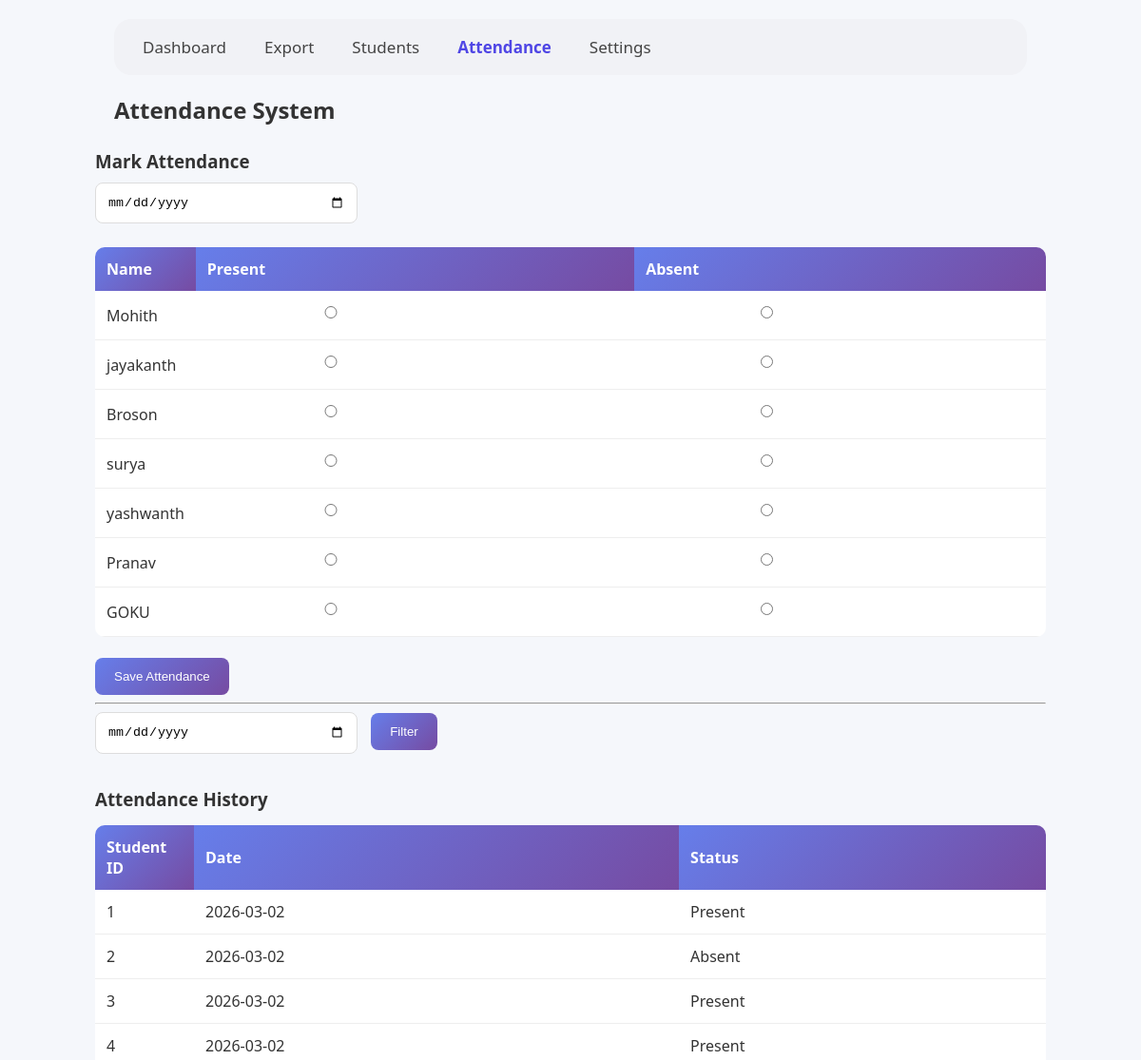
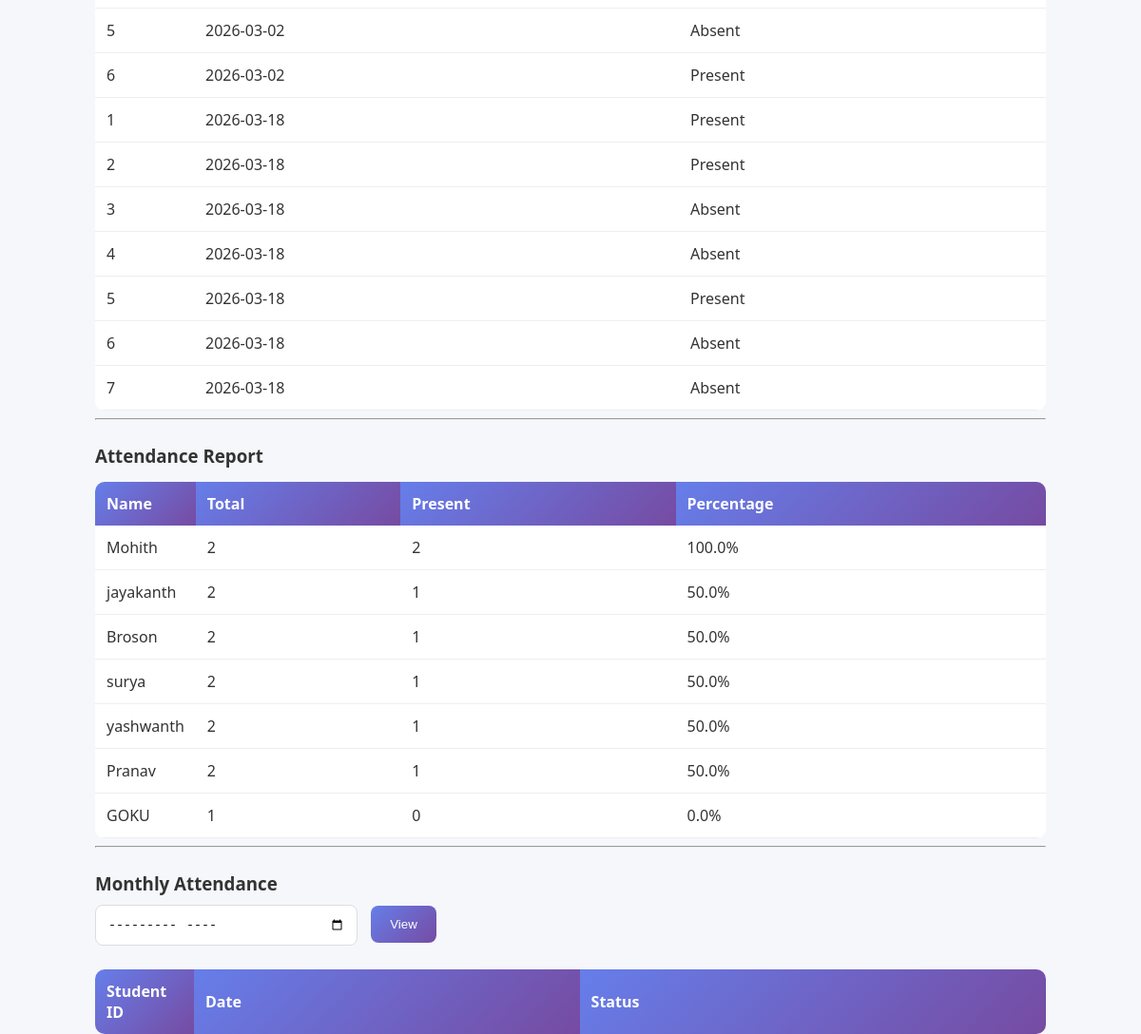
The page /attendance on the database as committed earlier (2 pictures, top to bottom).
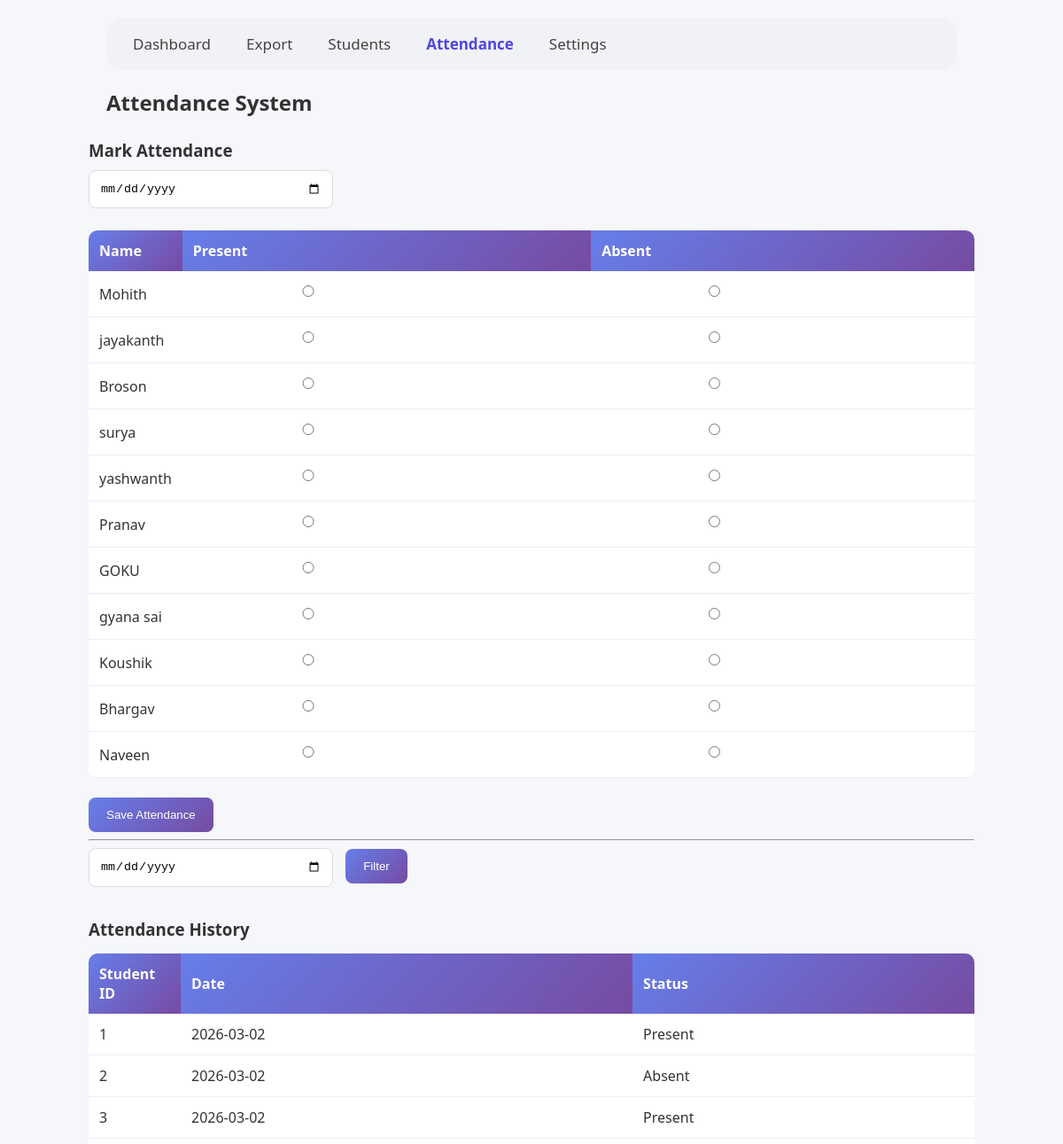
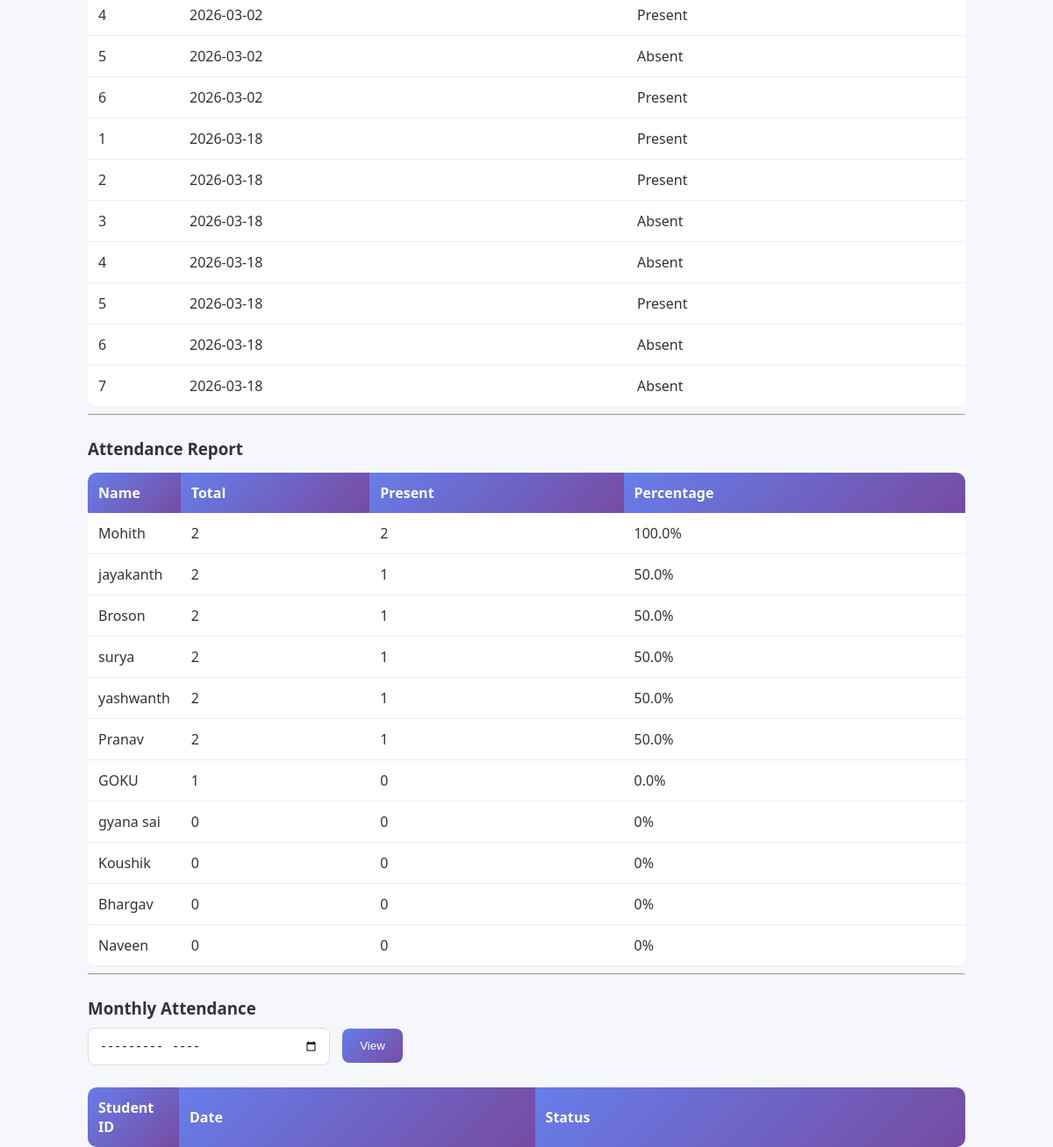
The same page on the database as committed later (2 pictures, top to bottom).
### models.py (models this page shows)
class Student(db.Model):
    id = db.Column(db.Integer, primary_key=True)
    name = db.Column(db.String(100))
    age = db.Column(db.Integer)
    course = db.Column(db.String(100))

class Attendance(db.Model):
    id = db.Column(db.Integer, primary_key=True)
    student_id = db.Column(db.Integer, db.ForeignKey('student.id'))
    date = db.Column(db.String(20))
    status = db.Column(db.String(10))

### app.py (the view)
@app.route("/attendance", methods=["GET", "POST"])
def attendance():
    students = Student.query.all()
    records = Attendance.query.all()
    report = []
    for student in students:
        total = Attendance.query.filter_by(student_id=student.id).count()
        present = Attendance.query.filter_by(
            student_id=student.id,
            status="Present"
        ).count()
        percentage = 0
        if total > 0:
            percentage = round((present / total) * 100, 2)
        report.append({
            "name": student.name,
            "total": total,
            "present": present,
            "percentage": percentage
        })
    month = request.args.get("month")
    monthly_records = []
    if month:
        monthly_records = Attendance.query.filter(
            Attendance.date.like(f"{month}%")
        ).all()
    return render_template(
        "attendance.html",
        students=students,
        records=records,
        report=report,
        monthly_records=monthly_records
    )

### templates/attendance.html (shortened to what this page needs)
<!DOCTYPE html>
<html>
<div class="container">
    <head>
        <link rel="stylesheet" href="{{ url_for('static', filename='css/style.css') }}">
    </head>
    <body class="{{ 'dark' if session.get('theme') == 'dark' else '' }}">
        {% include 'navbar.html' %}
        <h2>Attendance System</h2>
        <h3>Mark Attendance</h3>
        <form method="POST" action="/save_attendance">
            <input type="date" name="date" required>
            <table>
                <tr>
                    <th>Name</th>
                    <th>Present</th>
                    <th>Absent</th>
                </tr>
                {% for student in students %}
                <tr>
                    <td>{{ student.name }}</td>
                    <td><input type="radio" name="status_{{ student.id }}" value="Present"></td>
                    <td><input type="radio" name="status_{{ student.id }}" value="Absent"></td>
                </tr>
                {% endfor %}
            </table>
            <br>
            <button type="submit">Save Attendance</button>
        </form>
        <hr>
        <form method="GET" action="/attendance">
            <input type="date" name="date" value="{{ request.args.get('date','') }}">
            <button type="submit">Filter</button>
        </form>
        <h3>Attendance History</h3>
        <table>
            <tr>
                <th>Student ID</th>
                <th>Date</th>
                <th>Status</th>
            </tr>
            {% for r in records %}
            <tr>
                <td>{{ r.student_id }}</td>
                <td>{{ r.date }}</td>
                <td>{{ r.status }}</td>
            </tr>
            {% endfor %}
        </table>
        <hr>
        <h3>Attendance Report</h3>
        <table>
            <tr>
                <th>Name</th>
                <th>Total</th>
                <th>Present</th>
                <th>Percentage</th>
            </tr>
            {% for r in report %}
            <tr>
                <td>{{ r.name }}</td>
                <td>{{ r.total }}</td>
                <td>{{ r.present }}</td>
                <td>{{ r.percentage }}%</td>
            </tr>
            {% endfor %}
        </table>
        <hr>
        <h3>Monthly Attendance</h3>
        <form method="GET" action="/attendance">
            <input type="month" name="month">
            <button type="submit">View</button>
        </form>
        <table>
            <tr>
                <th>Student ID</th>
                <th>Date</th>
                <th>Status</th>
            </tr>
        </table>
</div>
</body>
</html>

### templates/navbar.html
<div class="navbar">
    <a href="/dashboard" class="{% if request.path == '/dashboard' %}active{% endif %}">Dashboard</a>
    <a href="/export" class="{% if request.path == '/export' %}active{% endif %}">Export</a>
    <a href="/" class="{% if request.path == '/' %}active{% endif %}">Students</a>
    <a href="/attendance" class="{% if request.path == '/attendance' %}active{% endif %}">Attendance</a>
    <a href="/settings" class="{% if request.path == '/settings' %}active{% endif %}">Settings</a>
</div>

### static/css/style.css (style rules this page uses)
body { font-family: 'Segoe UI', sans-serif; margin: 0; background: #f5f7fb; color: #333; }
a { color: #4f46e5; text-decoration: none; margin-right: 10px; }
.container { max-width: 1000px; margin: auto; }
h1, h2 { margin-bottom: 20px; }
input, select { padding: 12px; border-radius: 8px; border: 1px solid #ddd; margin-right: 10px; width: 60%; margin-bottom: 10px; max-width: 250px; }
button { padding: 12px 20px; border: none; border-radius: 8px; background: linear-gradient(135deg, #667eea, #764ba2); color: white; cursor: pointer; transition: 0.3s; }
h3 { margin-bottom: 10px; }
.navbar { background: #f1f2f6; padding: 18px 30px; border-radius: 18px; margin: 20px; display: flex; gap: 30px; align-items: center; }
.navbar a { text-decoration: none; color: #444; font-weight: 500; font-size: 17px; transition: 0.3s; }
.navbar a.active { color: #4f46e5; font-weight: 600; }
h2 { margin-left: 20px; }
table { width: 100%; border-collapse: collapse; margin-top: 15px; background: white; border-radius: 10px; overflow: hidden; }
table th { background: linear-gradient(135deg, #667eea, #764ba2); color: white; padding: 12px; text-align: left; }
table td { padding: 12px; border-bottom: 1px solid #eee; }
th, td { text-align: left; }
th:first-child, td:first-child { width: 80px; }
h2 { margin-bottom: 20px; }
h3 { margin-top: 25px; }

Rows that differ between the two databases and show on the page:
added Student: name "gyana sai", total "0", present "0", percentage "0"
added Student: name "Koushik", total "0", present "0", percentage "0"
added Student: name "Bhargav", total "0", present "0", percentage "0"
added Student: name "Naveen", total "0", present "0", percentage "0"
